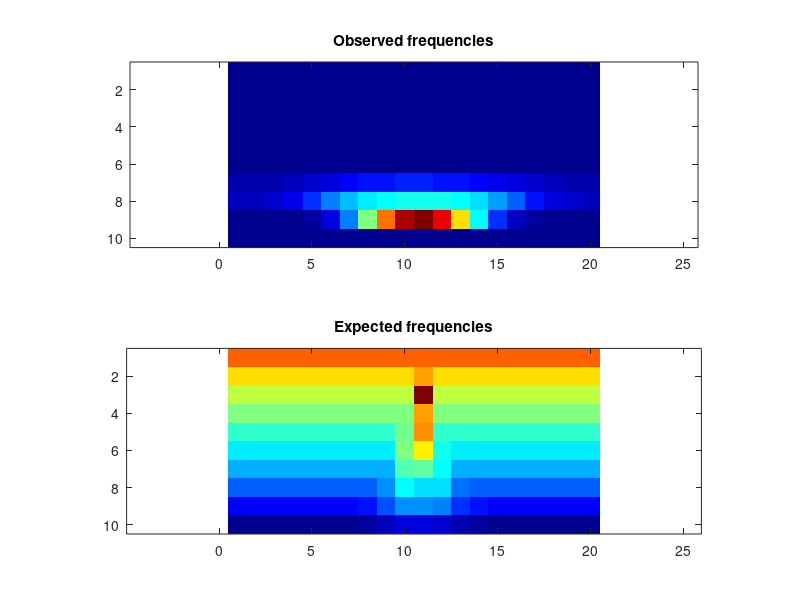

Write the MATLAB code that produced this figure.
obsFrequencies = [ 0, 0, 0, 0, 0, 0, 0, 0, 0, 0, 0, 0, 0, 0, 0, 0, 0, 0, 0, 0; 0, 0, 0, 0, 0, 0, 0, 0, 0, 0, 0, 0, 0, 0, 0, 0, 0, 0, 0, 0; 0, 0, 0, 0, 0, 0, 0, 0, 0, 0, 0, 0, 0, 0, 0, 0, 0, 0, 0, 0; 0, 0, 0, 0, 0, 0, 0, 0, 0, 0, 0, 0, 0, 0, 0, 0, 0, 0, 0, 0; 0, 0, 0, 0, 0, 0, 0, 0, 0, 0, 0, 0, 0, 0, 0, 0, 0, 0, 0, 0; 49, 69, 68, 86, 110, 143, 170, 209, 203, 235, 251, 249, 226, 189, 162, 137, 126, 78, 73, 60; 2725, 2921, 3512, 4566, 5916, 7689, 9637, 10730, 11337, 12113, 11808, 11674, 11213, 10055, 8803, 6915, 5268, 3963, 3204, 2812; 4683, 5203, 6320, 9008, 13506, 19805, 25718, 29190, 31241, 31967, 32538, 31687, 30536, 28134, 23340, 17059, 11216, 7598, 5824, 4761; 395, 410, 624, 1090, 2572, 7634, 20416, 40844, 63483, 79215, 83317, 73909, 54155, 31074, 13636, 4704, 1650, 812, 554, 418; 0, 0, 0, 0, 0, 0, 0, 0, 0, 0, 0, 0, 0, 0, 0, 0, 0, 0, 0, 0 ];
expFrequencies = [ 32587.3, 32587.3, 32587.3, 32587.3, 32587.3, 32587.3, 32587.3, 32587.3, 32587.4, 32604.7, 32638.6, 32590.2, 32587.3, 32587.3, 32587.3, 32587.3, 32587.3, 32587.3, 32587.3, 32587.3; 28193.7, 28193.7, 28193.7, 28193.7, 28193.7, 28193.7, 28193.7, 28193.7, 28193.7, 28428.9, 30710.1, 28198.3, 28193.7, 28193.7, 28193.7, 28193.7, 28193.7, 28193.7, 28193.7, 28193.7; 25148.3, 25148.3, 25148.3, 25148.3, 25148.3, 25148.3, 25148.3, 25148.3, 25148.3, 25182.2, 40856, 25148.3, 25148.3, 25148.3, 25148.3, 25148.3, 25148.3, 25148.3, 25148.3, 25148.3; 22512.8, 22512.8, 22512.8, 22512.8, 22512.8, 22512.8, 22512.8, 22512.8, 22512.8, 22643.9, 30726.4, 22512.8, 22512.8, 22512.8, 22512.8, 22512.8, 22512.8, 22512.8, 22512.8, 22512.8; 20053.6, 20053.6, 20053.6, 20053.6, 20053.6, 20053.6, 20053.6, 20053.6, 20053.7, 22229.9, 31212.7, 20135.1, 20053.6, 20053.6, 20053.6, 20053.6, 20053.6, 20053.6, 20053.6, 20053.6; 17645.5, 17645.5, 17645.5, 17645.5, 17645.5, 17645.5, 17645.5, 17645.5, 17687.3, 22569.3, 27816.8, 18753.2, 17646.9, 17645.5, 17645.5, 17645.5, 17645.5, 17645.5, 17645.5, 17645.5; 15186.3, 15186.3, 15186.3, 15186.3, 15186.3, 15186.3, 15186.3, 15189.8, 15714.9, 21271.4, 21552.1, 18258.5, 15263.1, 15186.5, 15186.3, 15186.3, 15186.3, 15186.3, 15186.3, 15186.3; 12550.8, 12550.8, 12550.8, 12550.8, 12550.8, 12550.8, 12552.6, 12644.3, 14254.8, 18270.7, 16888.7, 16914.8, 13117.2, 12569, 12551.1, 12550.8, 12550.8, 12550.8, 12550.8, 12550.8; 9505.42, 9505.42, 9505.42, 9505.45, 9505.73, 9509.66, 9560.1, 10022.4, 12102, 14577.2, 14600, 13808.2, 10923.1, 9710.54, 9523.68, 9506.77, 9505.53, 9505.42, 9505.42, 9505.42; 5125.89, 5127.37, 5131.75, 5141.92, 5166.84, 5235.62, 5440.54, 5991.52, 7009.93, 7963.56, 8191.23, 7612.82, 6522.61, 5691.66, 5323.55, 5196.52, 5153.04, 5136.41, 5129.37, 5126.45 ];
colormap(jet);
clf; subplot(2,1,1);
imagesc(obsFrequencies);
title('Observed frequencies');
axis equal;
subplot(2,1,2);
imagesc(expFrequencies);
axis equal;
title('Expected frequencies');
